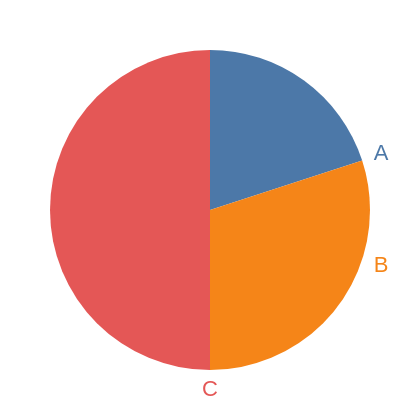

Write a Vega-Lite specification for this figure.
### Vega-Lite specification from a JSON file in a GitHub repository (floating-point values rounded to 4 significant figures)
{"$schema": "https://vega.github.io/schema/vega-lite/v6.json", "width": 200, "height": 200, "padding": 5, "autosize": "none", "data": {"name": "table", "values": [{"cat": "A", "value": 4}, {"cat": "B", "value": 6}, {"cat": "C", "value": 10}]}, "layer": [{"mark": {"type": "arc", "outerRadius": 80}, "encoding": {"theta": {"field": "value", "type": "quantitative"}, "color": {"field": "cat", "type": "nominal"}}}, {"mark": {"type": "text", "radius": 90}, "encoding": {"theta": {"field": "value", "type": "quantitative"}, "color": {"field": "cat", "type": "nominal"}, "text": {"field": "cat", "type": "nominal"}}}]}
